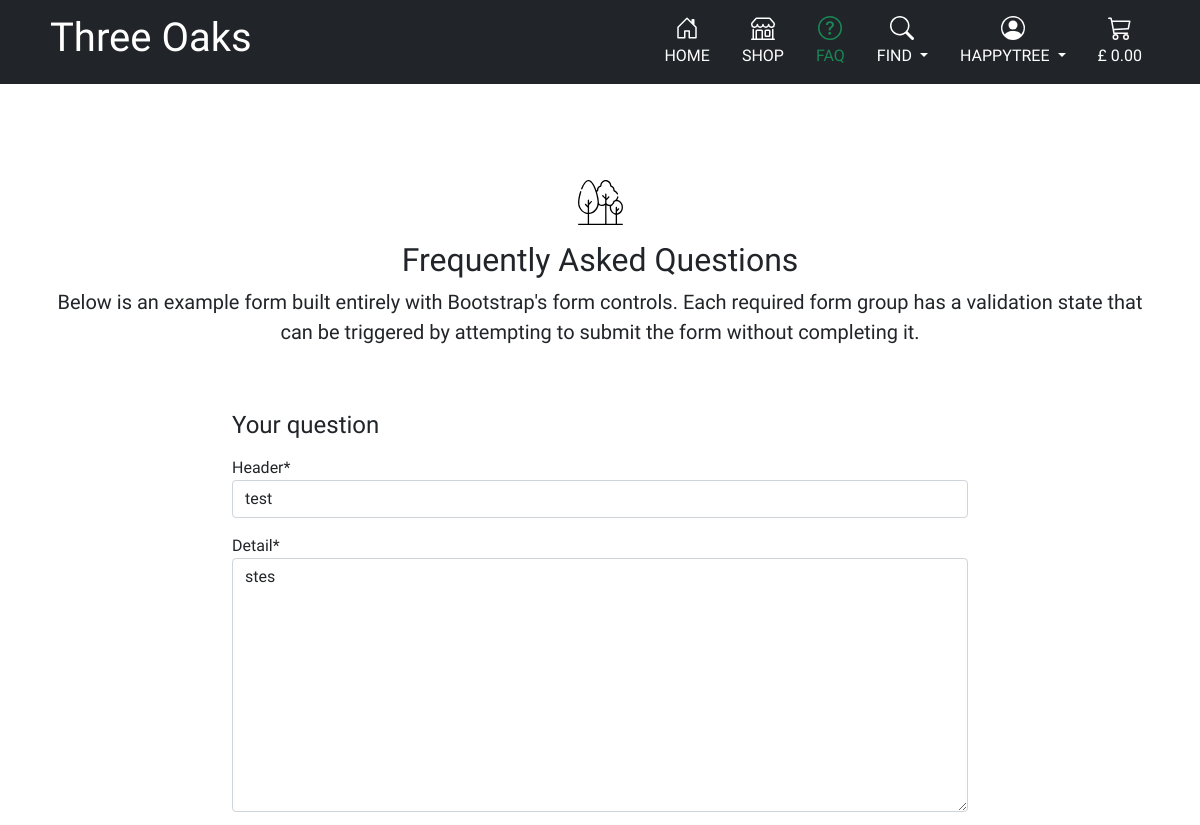
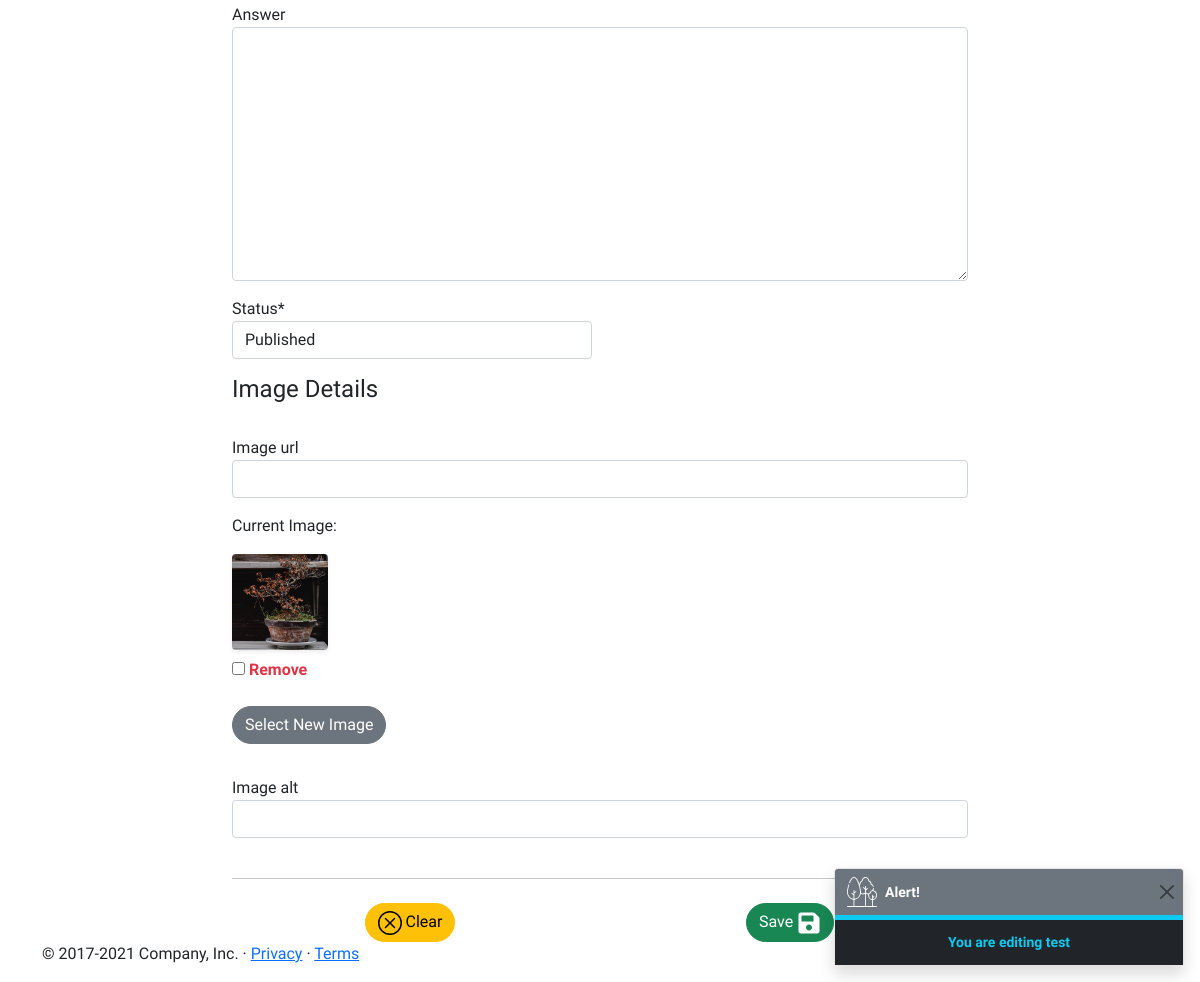
Page /questions/edit/33/ (signed in) on the committed database (2 pictures, top to bottom).
### questions/models.py (models this page shows, shortened)
class Question(models.Model):
    header = models.CharField(max_length=254)
    detail = models.TextField()
    answer = models.TextField(blank=True)
    image_url = models.URLField(max_length=1024, null=True, blank=True)
    image = models.ImageField(null=True, blank=True)
    image_alt = models.CharField(max_length=254, null=True, blank=True)
    author = models.ForeignKey(User, on_delete=models.CASCADE,
                               related_name="questions")
    created_on = models.DateTimeField(auto_now=True, editable=False)
    updated_on = models.DateTimeField(auto_now=True, editable=False)
    status = models.IntegerField(choices=STATUS_CHOICES, default=0)
    class Meta:
        ordering = ['-created_on']

### questions/views.py (the view)
# urls.py: path('edit/<int:question_id>/', views.edit_question, name='edit_question'),
@login_required
def edit_question(request, question_id):
    if not request.user.is_superuser:
        messages.error(request, 'Sorry, only the store owners can do that.')
        return redirect(reverse('questions'))
    question = get_object_or_404(Question, pk=question_id)
    if request.method == 'POST':
        form = QuestionForm(request.POST, request.FILES, instance=question)
        if form.is_valid():
            form.save()
            messages.success(request, 'Successfully saved the question!')
            return redirect(reverse('questions_manager'))
        else:
            messages.error(request, 'Failed to update product. Please ensure the form is valid.')
    else:
        form = QuestionForm(instance=question)
        messages.info(request, f'You are editing {question.header}')
    template = 'questions/edit_question.html'
    context = {
        'form': form,
        'question': question,
    }
    return render(request, template, context)

### questions/forms.py
class QuestionForm(forms.ModelForm):
    class Meta:
        model = Question
        fields = '__all__'
    image = forms.ImageField(
        label='Image', required=False, widget=CustomClearableFileInput)

### trolley/contexts.py (called while the page is built, shortened)
def trolley_contents(request):
    trolley_items = []
    total = 0
    tree_count = 0
    trolley = request.session.get('trolley', {})
    if total < settings.FREE_DELIVERY_THRESHOLD:
        delivery = total * Decimal(settings.STANDARD_DELIVERY_PERCENTAGE / 100)
        free_delivery_delta = settings.FREE_DELIVERY_THRESHOLD - total
    else:
        delivery = 0
        free_delivery_delta = 0
    grand_total = delivery + total
    context = {
        'trolley_items': trolley_items,
        'total': total,
        'tree_count': tree_count,
        'delivery': delivery,
        'free_delivery_delta': free_delivery_delta,
        'free_delivery_threshold': settings.FREE_DELIVERY_THRESHOLD,
        'grand_total': grand_total,
    }
    return context

### questions/templates/questions/edit_question.html (shortened to what this page needs)
{% extends "base.html" %}
{% load static %}
{% block content %}
<div class="container">
  {% if user.is_authenticated %}
  <div class="py-5 text-center">
    <div class="text-dark mt-5 mb-3">
    <img src="{{ MEDIA_URL }}trees-dark.svg" alt="">
  </div>
    <h2 class="my-heading-font">Frequently Asked Questions
    </h2>
    <p class="lead">Below is an example form built entirely with Bootstrap's form controls. Each required form group has a validation state that can be triggered by attempting to submit the form without completing it.
    </p>
  </div>
  <div class="row ">
    <div class="col-md-2">
    </div>
    <div class="col-md-8 col-lg-8">
      <h4 class="mb-3 my-heading-font">Your question
      </h4>
      <form action="{% url 'edit_question' question.id %}" enctype="multipart/form-data" method="POST" id="question-form">
        {% include 'questions/includes/question_form.html' %}
        <hr class="my-4">
        <div class="row gy-3">
          <div class="col-md-6 text-center ">
            <button type="reset" class="btn btn-warning rounded-pill">
              <svg class="bi" width="24" height="24" fill="currentColor">
                <use xlink:href="#clear"/>
              </svg>
              <span class="font-weight-bold">Clear
              </span>
            </button>
          </div>
          <div class="col-md-6 text-center ">
            <button id="submit-button" class="btn btn-success rounded-pill">
              <span class="font-weight-bold">Save
              </span>
              <svg class="bi" width="24" height="24" fill="currentColor">
                <use xlink:href="#save"/>
              </svg>
            </button>
          </div>
        </div>
      </form>
    </div>
  </div>
  {% endif %}
</div>
{% endblock %}

### templates/includes/navbar/widescreen-nav.html (shortened to what this page needs)
    <div class="px-3 py-2 bg-dark text-white d-none d-md-block">
      <div class="container">
        <div class="d-flex flex-wrap align-items-center justify-content-center justify-content-lg-start my-heading-font">
          <a href="{% url 'home' %}" class="d-flex align-items-center my-2 my-lg-0 me-lg-auto text-white text-decoration-none">
              <h1 class="my-heading-font ps-2">Three Oaks</h1>
          </a>
          <ul class="nav col-12 col-lg-auto my-2 justify-content-center my-md-0 text-small">
            <li>
              <a href="{% url 'home' %}" class="nav-link text-uppercase
              {% if request.resolver_match.url_name == 'home' %}
              text-success active {% else %} text-white {% endif %}
               ">
                <svg class="bi d-block mx-auto mb-1" width="24" height="24" fill="currentColor"><use xlink:href="#home"/></svg>
                Home
              </a>
            </li>
            <li>
              <a href="{% url 'all_trees' %}" class="nav-link text-uppercase
              {% if request.resolver_match.url_name == 'all_trees' %}
              text-success active
              {% elif request.resolver_match.url_name == 'tree_detail' %}
              text-success active
              {% elif request.resolver_match.url_name == 'add_tree' %}
              text-success active
              {% elif request.resolver_match.url_name == 'edit_tree' %}
              text-success active
              {% else %} text-white {% endif %}">
                <svg class="bi d-block mx-auto mb-1" width="24" height="24" fill="currentColor"><use xlink:href="#shop"/></svg>
                Shop
              </a>
            </li>
            <li>
              <a href="{% url 'questions' %}" class="nav-link text-uppercase
              {% if request.resolver_match.url_name == 'questions' %}
              text-success active
              {% elif request.resolver_match.url_name == 'questions_manager' %}
              text-success active
              {% elif request.resolver_match.url_name == 'add_question' %}
              text-success active
              {% elif request.resolver_match.url_name == 'edit_question' %}
              text-success active
              {% else %} text-white {% endif %}">
                <svg class="bi d-block mx-auto mb-1" width="24" height="24" fill="currentColor"><use xlink:href="#faq"/></svg>
                FAQ
              </a>
            </li>
            <li>
              <a href="#" class="nav-link text-white dropdown-toggle text-uppercase" id="dropdownFind" data-bs-toggle="dropdown" aria-expanded="false">
                <svg class="bi d-block mx-auto mb-1" width="24" height="24" fill="currentColor"><use xlink:href="#find"/></svg>
                Find
              </a>
            </li>
            <li>
              <a href="#" class="nav-link text-uppercase dropdown-toggle
              {% if request.resolver_match.url_name == 'profile' %}
              text-success active
              {% elif request.resolver_match.url_name == 'account_login' %}
              text-success active
              {% elif request.resolver_match.url_name == 'account_logout' %}
              text-success active
              {% elif request.resolver_match.url_name == 'account_reset_password' %}
              text-success active
              {% elif request.resolver_match.url_name == 'account_email' %}
              text-success active
              {% else %} text-white {% endif %}
              "
               id="dropdownUser" data-bs-toggle="dropdown" aria-expanded="false">
                <svg class="bi d-block mx-auto mb-1" width="24" height="24" fill="currentColor">
                  <use xlink:href="#people-circle"/>
                </svg>
                {% if request.user.is_authenticated %}
                {{ request.user.username }}
                </a>
                </li>
                {% endif %}
                <li>
                  <a href="{% url 'view_trolley' %}" class="nav-link
                  {% if request.resolver_match.url_name == 'view_trolley' %}
                  text-success active
                  {% elif request.resolver_match.url_name == 'checkout' %}
                  text-success active
                  {% elif request.resolver_match.url_name == 'checkout_success' %}
                  text-success active
                  {% else %} text-white {% endif %}">
                    <svg class="bi d-block mx-auto mb-1" width="24" height="24" fill="currentColor"><use xlink:href="#trolley"/></svg>
                    {% if grand_total %}
                    £ {{ grand_total|floatformat:2 }}
                    {% else %}
                    £ 0.00
                    {% endif %}
                  </a>
                </li>
          </ul>
        </div>
      </div>
    </div>

### questions/templates/questions/includes/question_form.html (shortened to what this page needs)
{% load static %}
<div class="row g-3">
  <div class="col-12">
    {{ form.header| as_crispy_field }}
  </div>
  <div class="col-12">
    {{ form.detail | as_crispy_field }}
  </div>
{% if request.user.is_superuser %}
  <div class="col-12">
    {{ form.answer | as_crispy_field }}
  </div>
  <div class="col-6">
    {{ form.status | as_crispy_field }}
  </div>
{% else %}
  <input type="hidden" name="status" value="0">
{% endif %}
  <h4 class="mb-3 my-heading-font">Image Details
  </h4>
  <div class="col-12">
    {{ form.image_url | as_crispy_field }}
  </div>
  <div class="col-12">
    {{ form.image }}
  </div>
  <div class="col-12">
    {{ form.image_alt | as_crispy_field }}
  </div>
</div>

### static/css/base.css (style rules this page uses)
body { font-family: 'Kodchasan', sans-serif !important; }
.my-heading-font { font-family: 'Baumans', cursive; }

### rows in the picture
Question: header "test", detail "stes", status "Published"

### other values in the picture
{{ request.user.username }} "HAPPYTREE"
{{ message }} "You are editing test"
{{ widget.initial_text }} "Current Image"
{{ widget.clear_checkbox_label }} "Remove"
